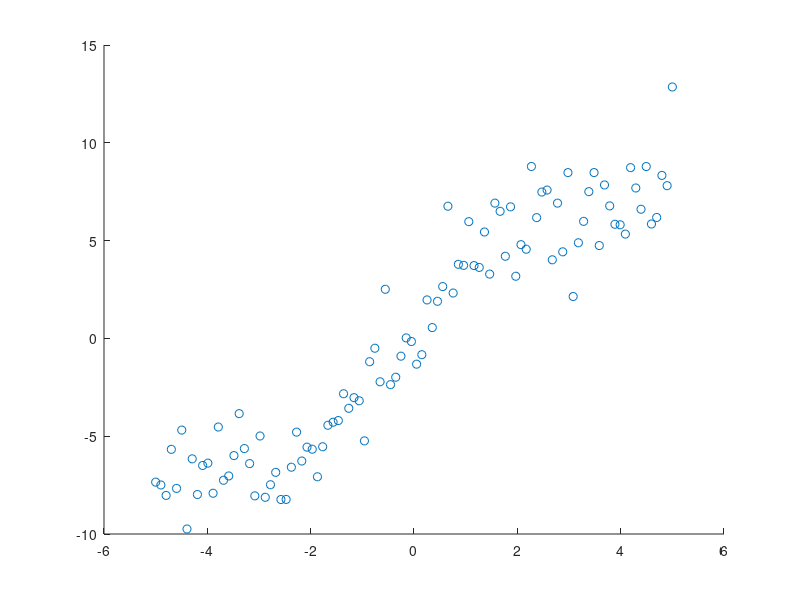

Reproduce this figure in MATLAB. (Note: this script raises an error after producing the figure.)
clc;
clear;

n = 100; % n points
X = linspace(-5,5,n)';
Y = 2*X + 2*sin(X) + 1.5*randn(n,1);

scatter(X,Y)
hold

gamma = 1;
C = 1;
K = gaussian_kernel(X,X,gamma);
w = linear_regression_l2(K,Y,C);
K1 = [K, ones(n,1)];
plot(X, K1*w)